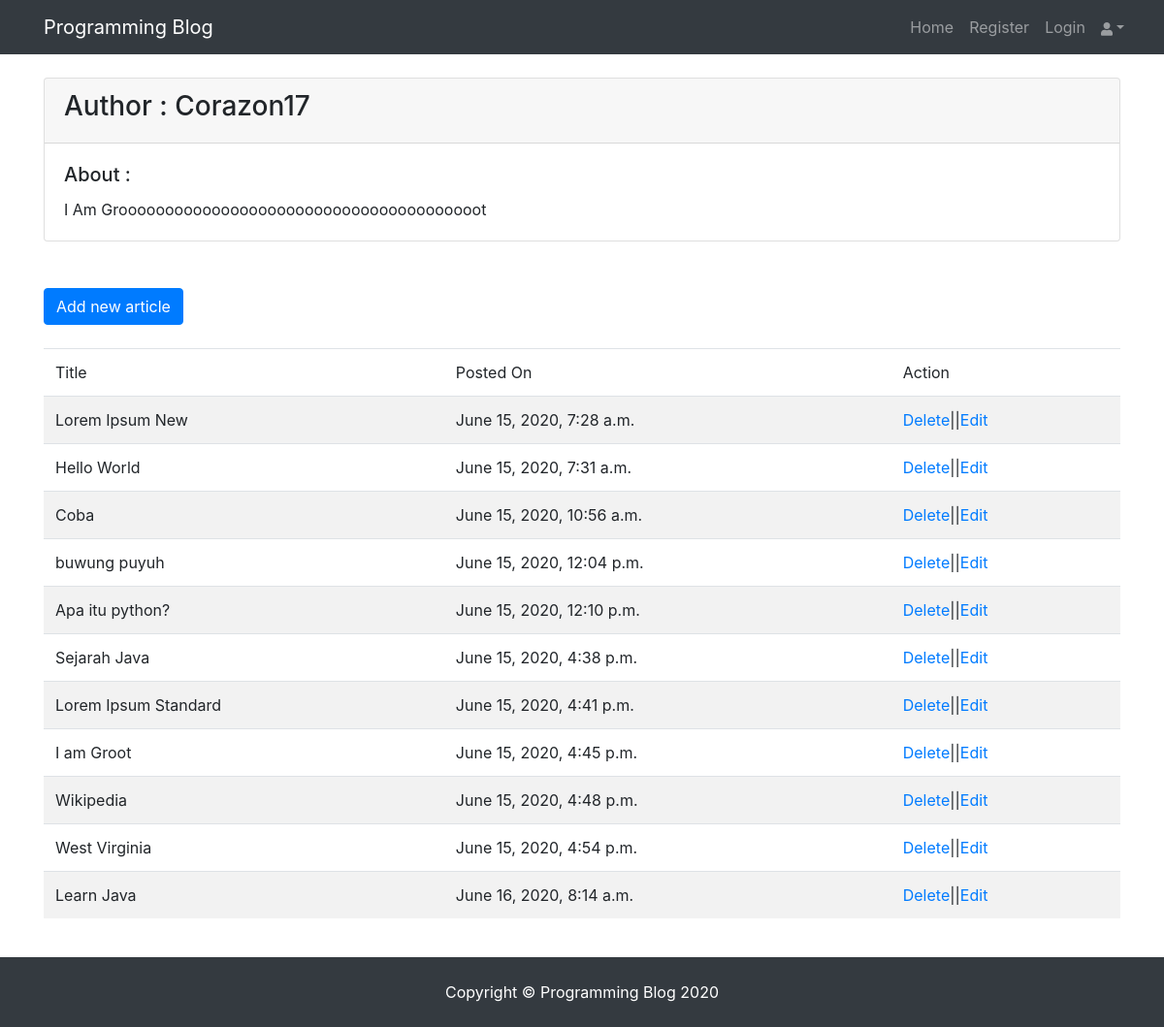
The app's page /profile (signed in) with its own data.
### djangoBlogApp/models.py (models this page shows, shortened)
class author(models.Model):
    name = models.ForeignKey(User, on_delete=models.CASCADE)
    profile_picture = models.FileField()
    details = models.TextField()

class article(models.Model):
    article_author = models.ForeignKey(author, on_delete=models.CASCADE)
    title = models.CharField(max_length=200)
    body = models.TextField()
    image = models.FileField()
    posted_on = models.DateTimeField(auto_now=False, auto_now_add=True)
    updated_on = models.DateTimeField(auto_now=True, auto_now_add=False)
    category = models.ForeignKey(category, on_delete=models.CASCADE)
    tag = models.ManyToManyField(tag)

### djangoBlogApp/views.py (the view, shortened to what this page needs)
# urls.py: path('profile', views.getProfile, name="profile"),
def getProfile(request):
    if request.user.is_authenticated:
        user = get_object_or_404(User, id=request.user.id)
        author_profile = author.objects.filter(name=user.id)
        if author_profile:
            authorUser = get_object_or_404(author, name=request.user.id)
            post = article.objects.filter(article_author=authorUser.id)
            return render(request, 'my_article.html', {"post": post, "user": authorUser})
    else:
        return redirect('blog:login')

### templates/my_article.html (shortened to what this page needs)
{% extends 'base.html' %}
{% block content %}
    <div class="container my-4">
      <div class="card">
        <div class="card-header"><h3>Author : {{ user.name }}</h3></div>
        <div class="card-body">
          <h5 class="card-title">About :</h5>
          <p class="card-text">{{ user.details }}</p>
        </div>
      </div>
    </div>
    <br><br>
    <div class="container my-4">
        <a href="{% url 'blog:create' %}" class="btn btn-primary pull pull-right">Add new article</a><br><br>
    <table class="table table-striped">
        <thead>
        <tr>
            <td>Title</td>
            <td>Posted On</td>
            <td>Action</td>
        </tr>
        </thead>
        <tbody>
        {% for p in post %}
            <tr>
                <td>{{ p.title }}</td>
                <td>{{ p.posted_on }}</td>
                <td><a href="{% url 'blog:delete' pid=p.id %}">Delete</a>||<a href="{% url 'blog:update' pid=p.id %}">Edit</a></td>
            </tr>
        {% endfor %}
        </tbody>
</table>
    </div>
{% endblock %}

### templates/base.html (shortened to what this page needs)
<!DOCTYPE html>
<html lang="en">
<head>
    {% load static %}
  <link href="{% static 'vendor/bootstrap/css/bootstrap.min.css' %}" rel="stylesheet">
  <link href="{% static 'css/blog-post.css' %}" rel="stylesheet">
</head>
<body>
  <nav class="navbar navbar-expand-lg navbar-dark bg-dark fixed-top">
    <div class="container">
      <a class="navbar-brand" href="{% url 'blog:index' %}">Programming Blog</a>
      <div class="collapse navbar-collapse" id="navbarResponsive">
        <ul class="navbar-nav ml-auto">
          <li class="nav-item">
            <a class="nav-link" href="{% url 'blog:index' %}">Home</a>
          </li>
          <li class="nav-item">
            <a class="nav-link" href="{% url 'blog:register' %}">Register</a>
          </li>
          <li class="nav-item">
            <a class="nav-link" href="{% url 'blog:login' %}">Login</a>
          </li>
          <ul class="navbar-nav ml-auto ml-md-0">
				<li class="nav-item dropdown">
					<a class="nav-link dropdown-toggle" id="userDropdown" href="#" role="button" data-toggle="dropdown" aria-haspopup="true" aria-expanded="false"></a>
				</li>
			</ul>
        </ul>
      </div>
    </div>
  </nav>
  <div class="container">
    <div class="row">
  {% block content %}
  {% endblock %}
    </div>
  </div>
  <footer class="py-4 bg-dark">
    <div class="container">
      <p class="m-0 text-center text-white">Copyright &copy; Programming Blog 2020</p>
    </div>
  </footer>
</body>
</html>

### djangoBlogApp/static/css/blog-post.css (style rules this page uses)
body { padding-top: 56px; }

### records on screen
author: name "Corazon17", details "I Am Grooooooooooooooooooooooooooooooooooooooot"
article: title "Lorem Ipsum New", posted_on "June 15, 2020, 7:28 a.m."
article: title "Hello World", posted_on "June 15, 2020, 7:31 a.m."
article: title "Coba", posted_on "June 15, 2020, 10:56 a.m."
article: title "buwung puyuh", posted_on "June 15, 2020, 12:04 p.m."
article: title "Apa itu python?", posted_on "June 15, 2020, 12:10 p.m."
article: title "Sejarah Java", posted_on "June 15, 2020, 4:38 p.m."
article: title "Lorem Ipsum Standard", posted_on "June 15, 2020, 4:41 p.m."
article: title "I am Groot", posted_on "June 15, 2020, 4:45 p.m."
article: title "Wikipedia", posted_on "June 15, 2020, 4:48 p.m."
article: title "West Virginia", posted_on "June 15, 2020, 4:54 p.m."
article: title "Learn Java", posted_on "June 16, 2020, 8:14 a.m."
